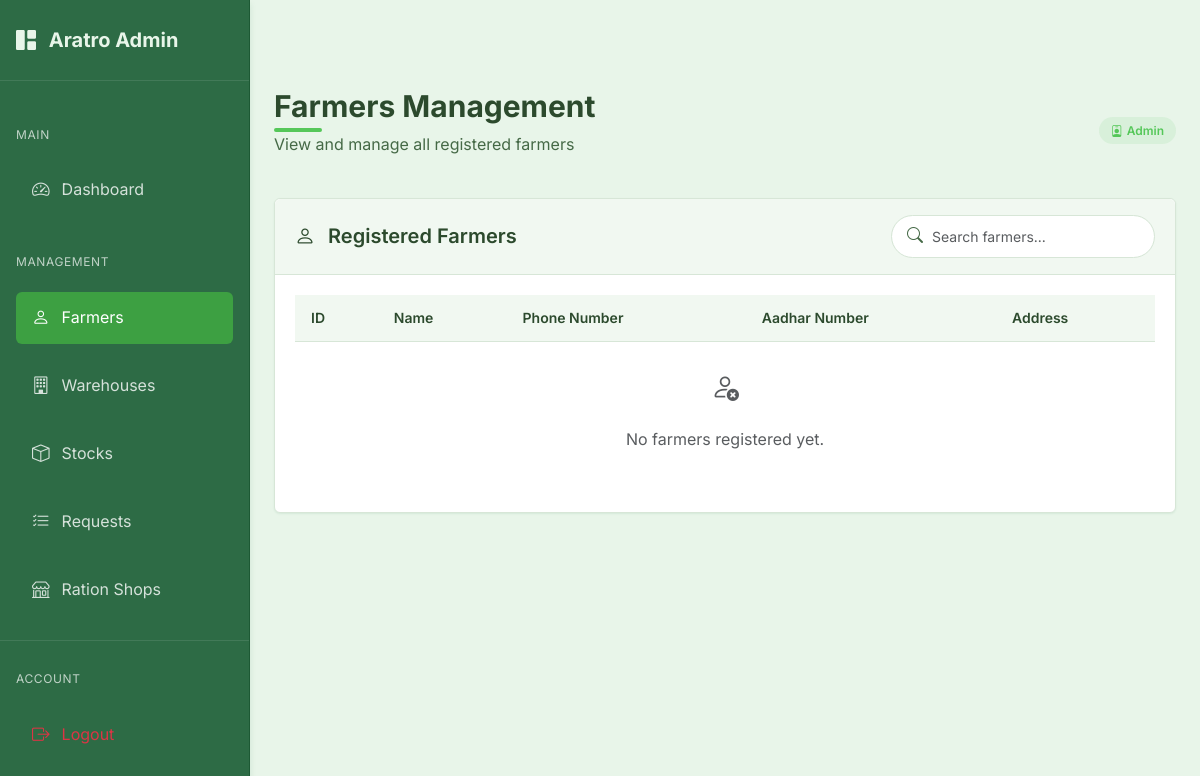
The page /admin/farmers (signed in) on the database as committed earlier.
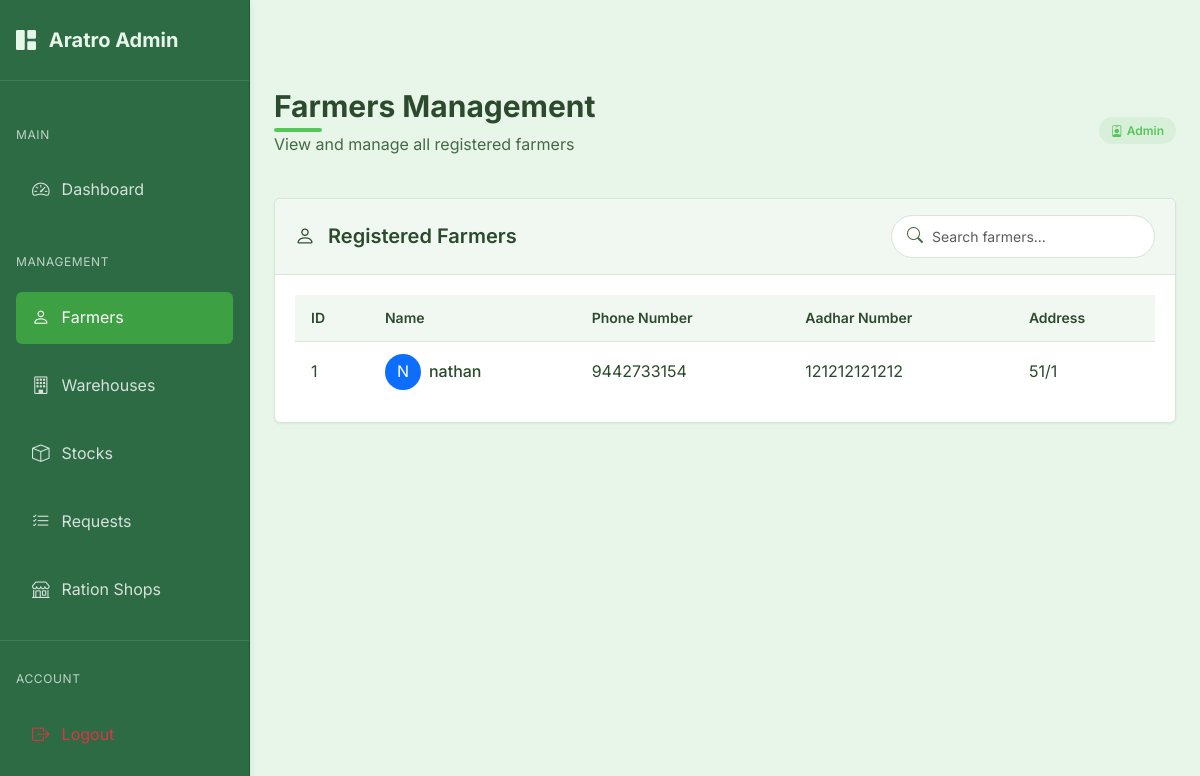
The same page on the database as committed later.
### models.py (models this page shows)
class Farmer(db.Model):
    id = db.Column(db.Integer, primary_key=True)
    user_id = db.Column(db.Integer, db.ForeignKey('user.id'), nullable=False)
    name = db.Column(db.String(100), nullable=False)
    address = db.Column(db.String(200), nullable=False)
    aadhar_number = db.Column(db.String(12), unique=True, nullable=False)  # Exactly 12 digits
    phone_number = db.Column(db.String(10), nullable=False)  # Exactly 10 digits
    stocks = db.relationship('Stock', backref='farmer', lazy=True)

### routes.py (the view)
@admin.route('/farmers')
@admin_required
def farmers():
    farmers = Farmer.query.all()
    return render_template('admin/farmers.html', farmers=farmers)

### app.py (called while the page is built)
@login_manager.user_loader
def load_user(user_id):
    try:
        if user_id.startswith('admin_'):
            admin_id = int(user_id.split('_')[1])
            return Admin.query.get(admin_id)
        else:
            return User.query.get(int(user_id))
    except Exception as e:
        print(f"Error loading user: {e}")
        return None

@app.before_request
def before_request():
    session.permanent = True  # Use permanent session with lifetime set above

### models.py (called while the page is built)
    def get_id(self):
        return f"admin_{self.id}"

    def __repr__(self):
        return f'<Admin {self.email}>'

### routes.py (called while the page is built)
@admin.context_processor
def inject_admin_data():
    admin_data = {'current_user': current_user}
    if current_user.is_authenticated:
        admin_user = Admin.query.get(current_user.id)
        if admin_user:
            admin_data['admin_user'] = admin_user
    return admin_data

### templates/admin/farmers.html (shortened to what this page needs)
{% extends "admin/base_admin.html" %}
{% block admin_content %}
<div class="page-header d-flex justify-content-between align-items-center">
    <div>
        <h1 class="page-title">Farmers Management</h1>
        <p class="page-subtitle">View and manage all registered farmers</p>
    </div>
    <div>
        <span class="admin-badge admin-badge-primary">
            <i class="bi bi-person-badge me-1"></i>
            Admin
        </span>
    </div>
</div>
<div class="admin-card">
    <div class="admin-card-header">
        <h5 class="admin-card-title">
            <i class="bi bi-person me-2"></i>
            Registered Farmers
        </h5>
        <div class="search-input">
            <i class="bi bi-search"></i>
            <input type="text" id="farmerSearch" class="form-control form-control-sm" placeholder="Search farmers...">
        </div>
    </div>
    <div class="admin-card-body">
        <div class="table-responsive">
            <table class="admin-table" id="farmersTable">
                <thead>
                    <tr>
                        <th>ID</th>
                        <th>Name</th>
                        <th>Phone Number</th>
                        <th>Aadhar Number</th>
                        <th>Address</th>
                    </tr>
                </thead>
                <tbody>
                    {% if farmers %}
                        {% for farmer in farmers %}
                            <tr>
                                <td>{{ farmer.id }}</td>
                                <td>
                                    <div class="d-flex align-items-center">
                                        <div class="avatar-circle bg-primary text-white d-flex align-items-center justify-content-center me-2" style="width: 36px; height: 36px; border-radius: 50%;">
                                            <span>{{ farmer.name[0] | upper }}</span>
                                        </div>
                                        <div>
                                            <span class="fw-medium">{{ farmer.name }}</span>
                                        </div>
                                    </div>
                                </td>
                                <td>{{ farmer.phone_number }}</td>
                                <td>{{ farmer.aadhar_number }}</td>
                                <td>{{ farmer.address }}</td>
                            </tr>
                        {% endfor %}
                    {% else %}
                        <tr>
                            <td colspan="5" class="text-center py-4">
                                <div class="text-muted">
                                    <i class="bi bi-person-x fs-3 mb-3 d-block"></i>
                                    <p>No farmers registered yet.</p>
                                </div>
                            </td>
                        </tr>
                    {% endif %}
                </tbody>
            </table>
        </div>
    </div>
</div>
{% endblock %}

Rows that differ between the two databases and show on the page:
added Farmer: id "1", name "N", name "nathan", phone_number "9442733154", aadhar_number "121212121212", address "51/1"
Other text that changed with them:
text no longer shown: "No farmers registered yet."
